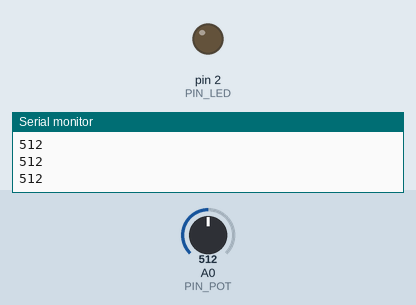
The sketch below on a simulated Arduino Uno, built with avr-gcc and run on an emulated ATmega328P. Parts: output pins drawn as LEDs (lit = HIGH), the last lines printed to the serial monitor. The inputs (shaded band) are chosen by the test bench; at power-on: A0 (PIN_POT) = 512.

Above: at 1.2 s.
1.3 s: A0 (PIN_POT) set to 984
2.8 s: A0 (PIN_POT) set to 1016
At 3.7 s:
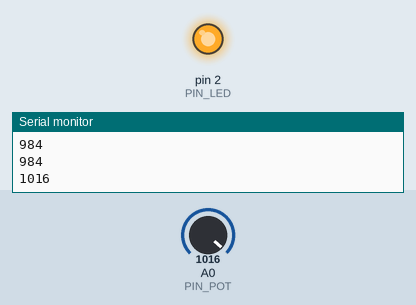
4.4 s: A0 (PIN_POT) set to 990
At 5.6 s:
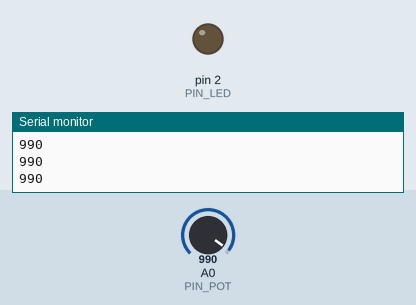
5.9 s: A0 (PIN_POT) set to 1010
At 7.1 s:
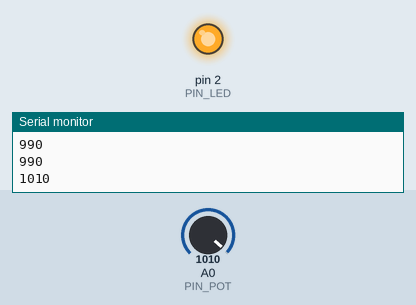
Timing chart, 0 to 8.5 s (numbered marks = the images above; inputs shaded):
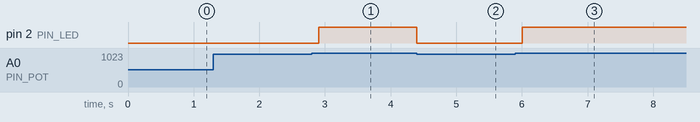

The sketch:

pot_threshold_led.ino
```cpp
const int PIN_POT = A0;
const int PIN_LED = 2;
const int DT = 100;
int potVal;

void setup()
{
  Serial.begin(9600);
  pinMode(PIN_POT, INPUT);
  pinMode(PIN_LED, OUTPUT);
}

void loop()
{
  potVal = analogRead(PIN_POT);
  Serial.println(potVal);
  delay(DT);
  while(potVal > 1000) {
    digitalWrite(PIN_LED, HIGH);
    potVal = analogRead(PIN_POT);
  }
  digitalWrite(PIN_LED, LOW);
}
```

Measured:
- the behaviour switches between 1000 and 1001 on A0 (PIN_POT) (found by bisection; images 0 and 1)
- after the input at 2.8 s, pin 2 (PIN_LED): LOW → HIGH after 0.11 s
- after the input at 4.4 s, pin 2 (PIN_LED): HIGH → LOW at once
- after the input at 5.9 s, pin 2 (PIN_LED): LOW → HIGH after 0.10 s
